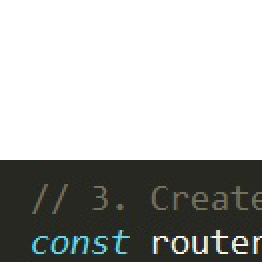
#> input picture PycharmProjects/学习用的/图像处理/1.png, 131 x 131 px, given as the content of the folder ./images2/, which was not available (shown 2 times larger)
$ python 2Dclassfication.py
#> lines starting #> are read from the running program, lines starting #| are printed output that depends on the picture; pictures that were not available may be replaced by others from this repository, and a replacement may not be noted
#Author：Alex.Zhang
import os , codecs
import shutil
import matplotlib.pyplot as plt
import cv2
import numpy as np
from sklearn.cluster import KMeans
from scipy.spatial.distance import cdist


def get_file_name(path):
    '''''
    Args: path to list;  Returns: path with filenames
    '''
#> called with path = './images2/'
    filenames = os.listdir( path )
    path_filenames = []
    filename_list = []
    for file in filenames:
        if not file.startswith( '.' ):
            path_filenames.append( os.path.join( path , file ) )
            filename_list.append( file )

    return path_filenames


def knn_detect(file_list , cluster_nums , randomState=True):
#> called with cluster_nums = 6, randomState = True
    features = []
    files = file_list

    # sift = cv2.xfeatures2d.SIFT_create()
    for file in files:
        # print(file)
        img = cv2.imread( file )
#> img is the input picture: shape (131, 131, 3); mean B, G, R 173.6, 175.9, 174.7
        """
        采用插值的方式进行resize images size,
        calculate each image hist feature,
        normalize
        """
        img = cv2.resize( img , (64 , 64) , interpolation=cv2.INTER_CUBIC )
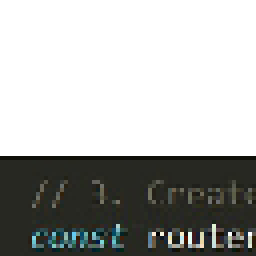
#> img: shape (64, 64, 3) (shown 4 times larger); mean B, G, R 172.4, 174.7, 173.5

        # 第一种特征提取方法
        # nhist = cv2.calcHist([img], [0,1], None, [64,64], [0.0, 255.0,0.0, 255.0])
        # # 归一化，分为范围归一化和值归一化，如下是把归一化到0-255之间，归一化数学函数选择的是
        # # NORM_MINMAX ，flatten()是将得到的数组转换为一维数组，不能之间用于list
        # nhist = cv2.normalize(nhist, nhist, 0, 255, cv2.NORM_MINMAX).flatten()
        # features.append(nhist)

        # 第二种特征提取方法，转为灰度图，转为一维数组
        img1 = cv2.cvtColor( img , cv2.COLOR_BGR2GRAY )
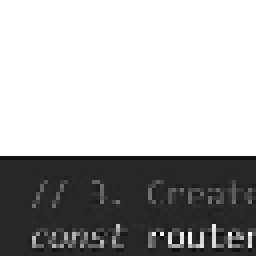
#> img1: shape (64, 64) (shown 4 times larger); min 0, max 255, mean 174.1
        img3 = img1.flatten()
#> img3 = 4096 values, max 255 at index 0, min 0 at index 3751, mean 174.1
        features.append( img3 )

    """
    变成一个数组
    """
    input_x = np.array( features )
    print( '数据维数' , input_x.shape )
#| 数据维数 (1, 4096)
    input_x = input_x[: , 1:5]
#> input_x = [[255, 255, 255, 255]]
    plt.figure( 1 )
    plt.scatter( input_x[: , 0] , input_x[: , 1] , c="red" , marker='o' , label='see' )
    plt.xlabel( 'petal length' )
    plt.ylabel( 'petal width' )
    # 设置图例的位置
    plt.legend( loc=2 )
    plt.show()
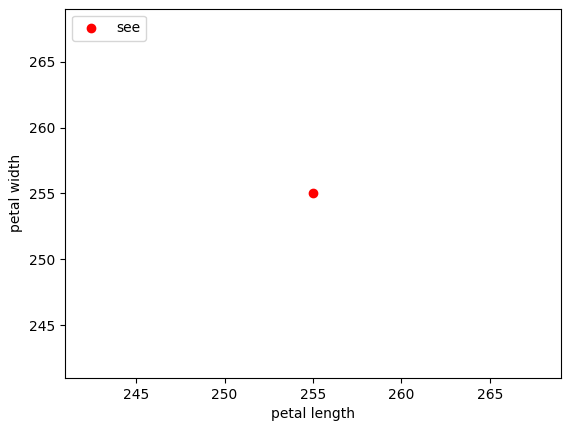
#> figure drawn by matplotlib, 1 panel

    """
    input required k ,build an object of KMeans; then cluster
    """
    kmeans = KMeans( n_clusters=cluster_nums , max_iter=50000000 )
#> (the run stopped early here; a loop or call above may not have finished)

$ run again, on PycharmProjects/学习用的/图像处理/1900pro1.png
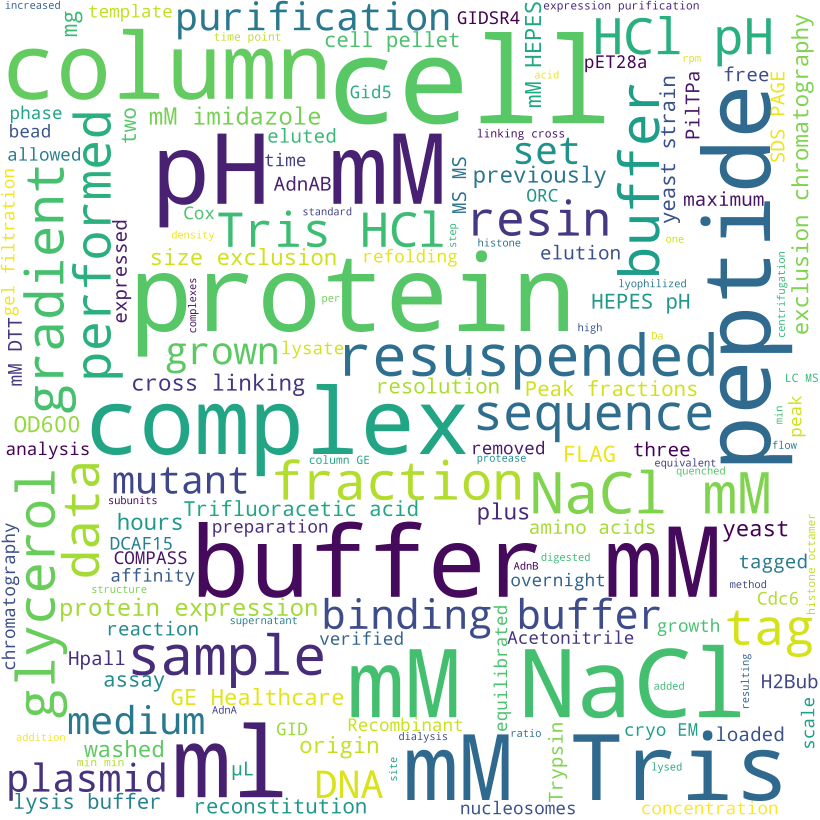
#> input picture PycharmProjects/学习用的/图像处理/1900pro1.png, 4096 x 4096 px, given as the content of the folder ./images2/, which was not available (shown at 1/5 size)
#> in knn_detect, img is the input picture: shape (4096, 4096, 3); mean B, G, R 225.4, 230.9, 218.9
#> img: shape (64, 64, 3)
#> in knn_detect, `img1 = cv2.cvtColor( img , cv2.COLOR_BGR2GRAY )`:
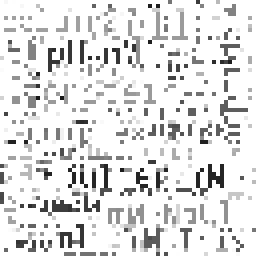
#> img1: shape (64, 64) (shown 4 times larger); min 23, max 255, mean 225.9
#> img3 = 4096 values, max 255 at index 0, min 23 at index 1545, mean 225.9
#| 数据维数 (1, 4096)
#> input_x = [[247, 255, 254, 255]]
#> in knn_detect, `plt.show()`:
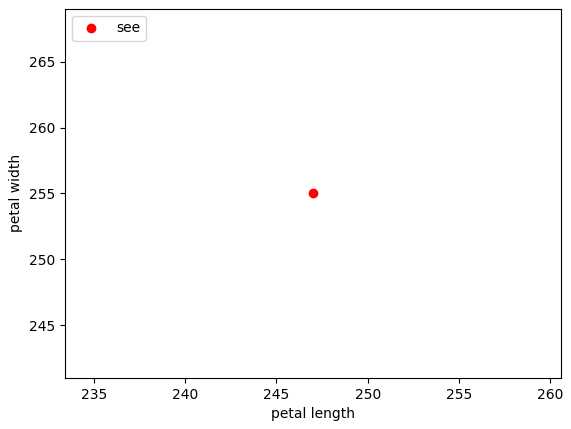
#> figure drawn by matplotlib, 1 panel

$ run again, on PycharmProjects/学习用的/图像处理/3.png
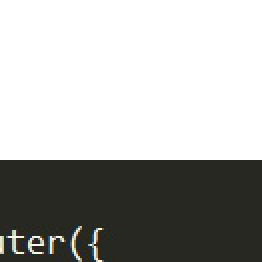
#> input picture PycharmProjects/学习用的/图像处理/3.png, 131 x 131 px, given as the content of the folder ./images2/, which was not available (shown 2 times larger)
#> in knn_detect, img is the input picture: shape (131, 131, 3); mean B, G, R 170.9, 173.3, 172.9
#> in knn_detect, `img = cv2.resize( img , (64 , 64) , interpolation=cv2.INTER_CUBIC )`:
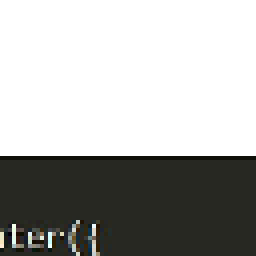
#> img: shape (64, 64, 3) (shown 4 times larger); mean B, G, R 170.1, 172.4, 172.1
#> img3 = 4096 values, max 255 at index 0, min 2 at index 3714, mean 172.1
#| 数据维数 (1, 4096)
#> input_x = [[255, 255, 255, 255]]

$ run again, on PycharmProjects/学习用的/图像处理/4.png
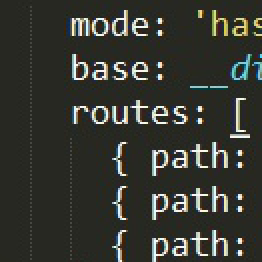
#> input picture PycharmProjects/学习用的/图像处理/4.png, 131 x 131 px, given as the content of the folder ./images2/, which was not available (shown 2 times larger)
#> in knn_detect, img is the input picture: shape (131, 131, 3); mean B, G, R 49.1, 55.7, 54.3
#> img: shape (64, 64, 3)
#> in knn_detect, `img1 = cv2.cvtColor( img , cv2.COLOR_BGR2GRAY )`:
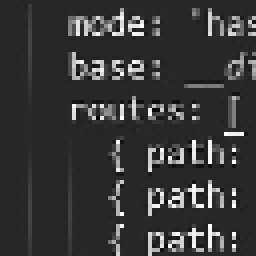
#> img1: shape (64, 64) (shown 4 times larger); min 3, max 255, mean 55.4
#> img3 = 4096 values, max 255 at index 2426, min 3 at index 1766, mean 55.35
#| 数据维数 (1, 4096)
#> input_x = [[39, 39, 39, 40]]
#> in knn_detect, `plt.show()`:
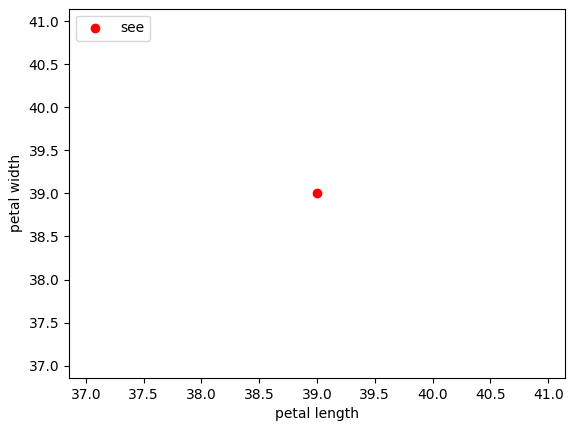
#> figure drawn by matplotlib, 1 panel
